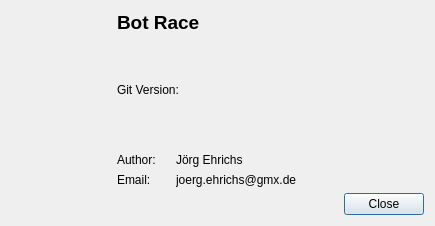
<?xml version="1.0" encoding="UTF-8"?>
<ui version="4.0">
 <class>AboutDialog</class>
 <widget class="QDialog" name="AboutDialog">
  <property name="geometry">
   <rect>
    <x>0</x>
    <y>0</y>
    <width>435</width>
    <height>226</height>
   </rect>
  </property>
  <property name="windowTitle">
   <string>About Bot Race</string>
  </property>
  <property name="locale">
   <locale language="English" country="UnitedStates"/>
  </property>
  <layout class="QFormLayout" name="formLayout_3">
   <item row="0" column="1">
    <layout class="QFormLayout" name="formLayout_2">
     <property name="labelAlignment">
      <set>Qt::AlignBottom|Qt::AlignRight|Qt::AlignTrailing</set>
     </property>
     <property name="formAlignment">
      <set>Qt::AlignBottom|Qt::AlignLeading|Qt::AlignLeft</set>
     </property>
     <property name="horizontalSpacing">
      <number>10</number>
     </property>
     <item row="0" column="0">
      <widget class="QLabel" name="label">
       <property name="font">
        <font>
         <pointsize>14</pointsize>
         <weight>75</weight>
         <bold>true</bold>
        </font>
       </property>
       <property name="text">
        <string notr="true">Bot Race</string>
       </property>
       <property name="alignment">
        <set>Qt::AlignBottom|Qt::AlignLeading|Qt::AlignLeft</set>
       </property>
      </widget>
     </item>
     <item row="0" column="1">
      <widget class="QLabel" name="versionLabel">
       <property name="font">
        <font>
         <weight>75</weight>
         <bold>true</bold>
        </font>
       </property>
       <property name="text">
        <string notr="true"/>
       </property>
       <property name="alignment">
        <set>Qt::AlignBottom|Qt::AlignLeading|Qt::AlignLeft</set>
       </property>
      </widget>
     </item>
    </layout>
   </item>
   <item row="1" column="0">
    <widget class="QLabel" name="icon">
     <property name="sizePolicy">
      <sizepolicy hsizetype="Preferred" vsizetype="Preferred">
       <horstretch>0</horstretch>
       <verstretch>0</verstretch>
      </sizepolicy>
     </property>
     <property name="minimumSize">
      <size>
       <width>100</width>
       <height>100</height>
      </size>
     </property>
     <property name="maximumSize">
      <size>
       <width>100</width>
       <height>100</height>
      </size>
     </property>
     <property name="text">
      <string/>
     </property>
     <property name="pixmap">
      <pixmap resource="../../icons/gameicons.qrc">:/icons/botrace-big.png</pixmap>
     </property>
    </widget>
   </item>
   <item row="1" column="1">
    <layout class="QHBoxLayout" name="horizontalLayout">
     <item>
      <widget class="QLabel" name="label3">
       <property name="text">
        <string comment="Defines the version / tag / branch of the used git source">Git Version:</string>
       </property>
      </widget>
     </item>
     <item>
      <widget class="QLabel" name="gitVersionLabel">
       <property name="text">
        <string notr="true"/>
       </property>
      </widget>
     </item>
    </layout>
   </item>
   <item row="2" column="1">
    <spacer name="verticalSpacer_2">
     <property name="orientation">
      <enum>Qt::Vertical</enum>
     </property>
     <property name="sizeHint" stdset="0">
      <size>
       <width>20</width>
       <height>4</height>
      </size>
     </property>
    </spacer>
   </item>
   <item row="3" column="1">
    <layout class="QFormLayout" name="formLayout">
     <property name="fieldGrowthPolicy">
      <enum>QFormLayout::ExpandingFieldsGrow</enum>
     </property>
     <property name="horizontalSpacing">
      <number>20</number>
     </property>
     <item row="0" column="0">
      <widget class="QLabel" name="label4">
       <property name="text">
        <string comment="Name of the author">Author:</string>
       </property>
      </widget>
     </item>
     <item row="0" column="1">
      <widget class="QLabel" name="label5">
       <property name="text">
        <string notr="true">Jörg Ehrichs</string>
       </property>
      </widget>
     </item>
     <item row="1" column="0">
      <widget class="QLabel" name="label6">
       <property name="text">
        <string comment="mail of the author">Email:</string>
       </property>
      </widget>
     </item>
     <item row="1" column="1">
      <widget class="QLabel" name="label_2">
       <property name="text">
        <string notr="true">joerg.ehrichs@gmx.de</string>
       </property>
       <property name="openExternalLinks">
        <bool>false</bool>
       </property>
      </widget>
     </item>
    </layout>
   </item>
   <item row="4" column="1">
    <widget class="QDialogButtonBox" name="buttonBox">
     <property name="orientation">
      <enum>Qt::Horizontal</enum>
     </property>
     <property name="standardButtons">
      <set>QDialogButtonBox::Close</set>
     </property>
    </widget>
   </item>
  </layout>
 </widget>
 <resources>
  <include location="../../icons/gameicons.qrc"/>
  <include location="../../icons/gameicons.qrc"/>
 </resources>
 <connections>
  <connection>
   <sender>buttonBox</sender>
   <signal>accepted()</signal>
   <receiver>AboutDialog</receiver>
   <slot>accept()</slot>
   <hints>
    <hint type="sourcelabel">
     <x>248</x>
     <y>254</y>
    </hint>
    <hint type="destinationlabel">
     <x>157</x>
     <y>274</y>
    </hint>
   </hints>
  </connection>
  <connection>
   <sender>buttonBox</sender>
   <signal>rejected()</signal>
   <receiver>AboutDialog</receiver>
   <slot>reject()</slot>
   <hints>
    <hint type="sourcelabel">
     <x>316</x>
     <y>260</y>
    </hint>
    <hint type="destinationlabel">
     <x>286</x>
     <y>274</y>
    </hint>
   </hints>
  </connection>
 </connections>
</ui>
